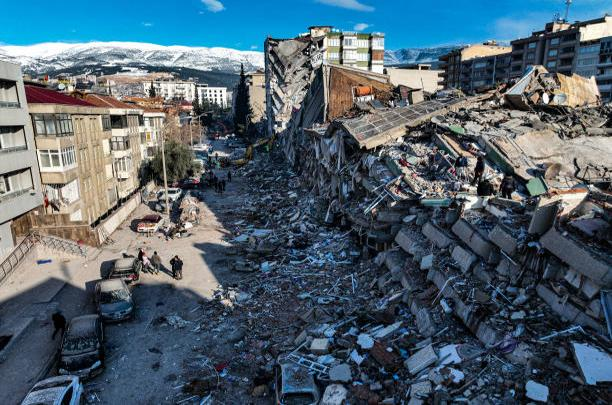
#> input picture Damage_Analyzer-main/input_images/inp1.jpg, 612 x 405 px; its folder holds only this picture in this run
$ python drone_simualted.py
#> lines starting #> are read from the running program, lines starting #| are printed output that depends on the picture; after the words box and inside, x2 and y2 are one past the last pixel; in counts of white or black regions, pixels touching at a corner belong together
import cv2
import os
import random
import time
import numpy as np


class DroneToDrone:
    def __init__(self, output_folder):
        self.input = []
        self.output = []
        self.report = []
        self.output_folder = output_folder
        self.number = 0


    def get_input(self, image_folder):
        for filename in os.listdir(image_folder):
            if filename.endswith('.jpg') or filename.endswith('.png'):
                image_path = os.path.join(image_folder, filename)
                self.input.append(image_path)

    def get_number(self, n):
        self.number = n % len(self.input)
        if self.number == 0: self.number += len(self.input)

    def classify_debris(self, image_path, i):
        # Sample parameters for GSD calculation (these should be adjusted as per your scenario)
#> called with image_path = 'input_images/inp1.jpg', i = 1
        height = 100
        sensor_width = 36
        sensor_height = 24
        focal_length = 50

        image = cv2.imread(image_path)
#> image is the input picture: shape (405, 612, 3); mean B, G, R 110.8, 98.5, 79.8
        if image is None:
            print(f"Error loading image: {image_path}")
            return {}

        gsd_width = calculate_gsd(height, sensor_width, image.shape[1], focal_length)
#> gsd_width = 0.118
        gsd_height = calculate_gsd(height, sensor_height, image.shape[0], focal_length)
#> gsd_height = 0.119
        gsd = (gsd_width + gsd_height) / 2
#> gsd = 0.118

        gray = cv2.cvtColor(image, cv2.COLOR_BGR2GRAY)
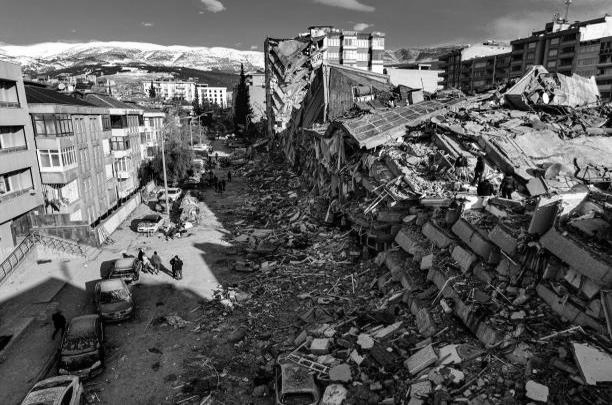
#> gray: shape (405, 612); min 0, max 255, mean 94.3
        blurred = cv2.GaussianBlur(gray, (5, 5), 0)
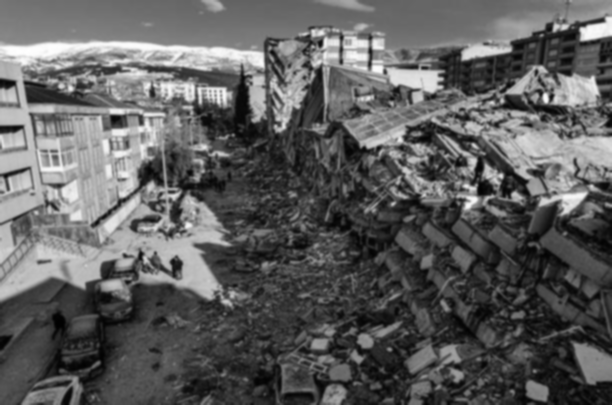
#> blurred: shape (405, 612); min 1, max 255, mean 94.3
        edges = cv2.Canny(blurred, 50, 150)
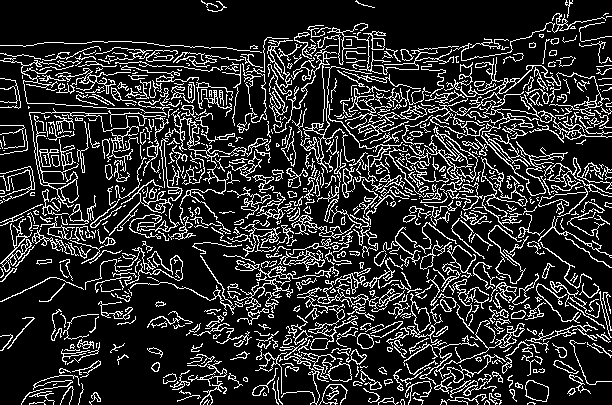
#> edges: shape (405, 612); 17.4% white in thin lines or dots
        contours, _ = cv2.findContours(edges, cv2.RETR_TREE, cv2.CHAIN_APPROX_SIMPLE)
#> contours = 1114 contours, 782 with area under 20; largest, box (x1, y1, x2, y2) and area: (449, 65, 612, 196) 866, (481, 157, 528, 234) 625, (345, 88, 427, 141) 524, (165, 108, 268, 225) 506, (482, 158, 527, 207) 497

        bounding_boxes = []

        for contour in contours:
            area = cv2.contourArea(contour)
            if area > 50:
                x, y, w, h = cv2.boundingRect(contour)
                bounding_boxes.append((x, y, w, h))
#> this loop made 1114 passes
#> (area, x, y, w, h) on passes 42, 43, 50, 56, 70, 71, 83, 85, 86, 89, 91, 102: (365, 525, 380, 24, 22), (352, 525, 380, 24, 22), (56, 434, 376, 18, 18), (103.5, 450, 374, 42, 24), (75.5, 360, 369, 22, 21), (52.5, 370, 381, 12, 9), (53, 151, 362, 9, 10), (318, 326, 361, 26, 21), (304.5, 328, 363, 24, 19), (131, 188, 360, 39, 26), (91, 202, 369, 25, 11), (159.5, 443, 354, 63, 29)
#> area on passes 8, 9, 18, 19, 22, 24: 39.5, 34, 35, 25.5, 22, 28.5
#> after the loop, bounding_boxes = 135 items, first 6: (525, 380, 24, 22), (525, 380, 24, 22), (434, 376, 18, 18), (450, 374, 42, 24), (360, 369, 22, 21), (370, 381, 12, 9)

        overlap_counts = np.zeros_like(image[:, :, 0], dtype=int)
        for (x, y, w, h) in bounding_boxes:
            overlap_counts[y:y + h, x:x + w] += 1
#> this loop made 135 passes
#> (x, y, w, h) on passes 1 to 12: (525, 380, 24, 22), (525, 380, 24, 22), (434, 376, 18, 18), (450, 374, 42, 24), (360, 369, 22, 21), (370, 381, 12, 9), (151, 362, 9, 10), (326, 361, 26, 21), (328, 363, 24, 19), (188, 360, 39, 26), (202, 369, 25, 11), (443, 354, 63, 29)
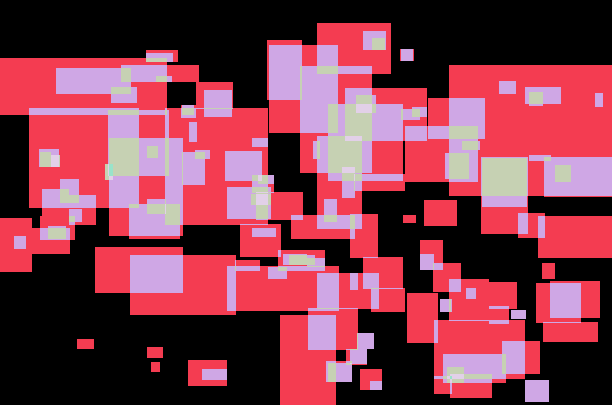
#> overlap_counts: shape (405, 612) int64; 6 distinct labels, from 0 to 5; one colour per label, 0 black

        output_image = image.copy()
        total_area_70 = total_area_80 = total_area_90 = total_area_100 = 0
        count_70 = count_80 = count_90 = count_100 = 0


        connected_regions_70 = []
        connected_regions_80 = []
        connected_regions_90 = []
        connected_regions_100 = []

        for (x, y, w, h) in bounding_boxes:
            region_overlap_count = overlap_counts[y:y + h, x:x + w].max()
            if region_overlap_count >= 4:
                color = (0, 0, 255)
                total_area_100 += w * h * (gsd ** 2)
                count_100 += 1
                connected_regions_100.append((x, y, w, h))
            elif region_overlap_count == 3:
                color = (0, 165, 255)
                total_area_90 += w * h * (gsd ** 2)
                count_90 += 1
                connected_regions_90.append((x, y, w, h))
            elif region_overlap_count == 2:
                color = (0, 255, 255)
                total_area_80 += w * h * (gsd ** 2)
                count_80 += 1
                connected_regions_80.append((x, y, w, h))
            else:
                color = (0, 255, 0)
                total_area_70 += w * h * (gsd ** 2)
                count_70 += 1
                connected_regions_70.append((x, y, w, h))

            overlay = output_image.copy()
            cv2.rectangle(overlay, (x, y), (x + w, y + h), color, -1)
            alpha = 0.5
            cv2.addWeighted(overlay, alpha, output_image, 1 - alpha, 0, output_image)
#> this loop made 135 passes
#> (x, y, w, h, region_overlap_count, color, total_area_90) on passes 19, 20, 23, 26, 28, 29, 31, 35, 37, 39, 40, 42: (357, 333, 17, 16, 3, (0, 165, 255), 21.28), (357, 333, 17, 16, 3, (0, 165, 255), 25.07), (280, 315, 56, 90, 3, (0, 165, 255), 95.35), (308, 308, 50, 42, 3, (0, 165, 255), 124.6), (440, 299, 12, 13, 3, (0, 165, 255), 126.8), (440, 299, 11, 13, 3, (0, 165, 255), 128.8), (371, 288, 34, 24, 3, (0, 165, 255), 140.2), (449, 279, 40, 42, 3, (0, 165, 255), 163.6), (317, 273, 62, 36, 3, (0, 165, 255), 194.7), (227, 266, 112, 45, 3, (0, 165, 255), 265), (268, 267, 19, 12, 3, (0, 165, 255), 268.2), (433, 263, 28, 29, 3, (0, 165, 255), 279.5)
#> (x, y, w, h, region_overlap_count, color, total_area_80) on passes 5, 6, 10, 11, 21, 24: (360, 369, 22, 21, 2, (0, 255, 255), 21.17), (370, 381, 12, 9, 2, (0, 255, 255), 22.67), (188, 360, 39, 26, 2, (0, 255, 255), 36.81), (202, 369, 25, 11, 2, (0, 255, 255), 40.65), (543, 322, 55, 20, 2, (0, 255, 255), 55.98), (511, 310, 15, 9, 2, (0, 255, 255), 57.87)
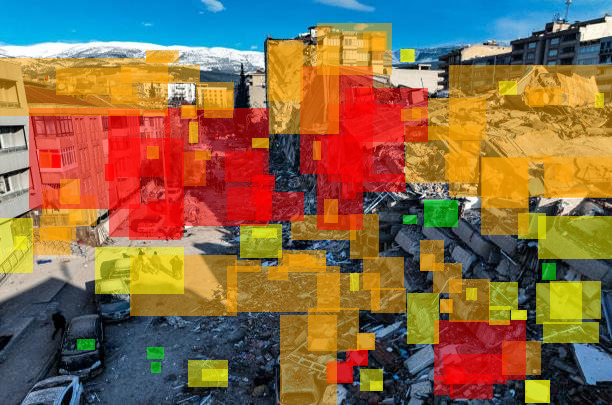
#> output_image: shape (405, 612, 3); mean B, G, R 74.8, 107, 135.8

        op_name = f"OP{i}.jpg"
        self.output.append(output_image)
        save_image(output_image, self.output_folder, op_name)


        def find_connected_regions(regions):
            if not regions:
                return []
            regions = sorted(regions, key=lambda x: (x[0], x[1]))
            connected = []
            current_group = [regions[0]]

            for i in range(1, len(regions)):
                prev = regions[i - 1]
                curr = regions[i]
                if curr[0] <= prev[0] + prev[2] and curr[1] <= prev[1] + prev[3]:
                    current_group.append(curr)
                else:
                    connected.append(len(current_group))
                    current_group = [curr]
#> this loop made 5 passes

            connected.append(len(current_group))
            return connected

        # Compute the connected regions for each damage level
        connected_70 = find_connected_regions(connected_regions_70)
        connected_80 = find_connected_regions(connected_regions_80)
#> the loop in find_connected_regions (call 2), `for i in range(1, len(regions)):` made 28 passes
        connected_90 = find_connected_regions(connected_regions_90)
        connected_100 = find_connected_regions(connected_regions_100)

        return {
            "LOW  damage  GREEN" + " " * 5: {"regions": count_70, "total_area(in m*m)": total_area_70,
                                       "connected_regions": connected_70},
            "MEDIUM damage YELLOW": {"regions": count_80, "total_area(in m*m)": total_area_80,
                              "connected_regions": connected_80},
            "HIGH damage ORANGE": {"regions": count_90, "total_area(in m*m)": total_area_90,
                             "connected_regions": connected_90},
            "SEVERE  damage RED": {"regions": count_100, "total_area(in m*m)": total_area_100,
                                    "connected_regions": connected_100}
        }

    def mainProcess(self):
        randomInput = random.sample(self.input, self.number)
        i = 0
        for image in randomInput:
            i += 1
            self.report.append(self.classify_debris(image, i))
            time.sleep(1)


def remove_files(directory):
    # List all entries in the directory
    for entry in os.listdir(directory):
        path = os.path.join(directory, entry)
        if os.path.isfile(path):
            # Delete the file
            os.remove(path)
    # os.rmdir(directory)


def calculate_gsd(height, sensor_size, image_dimension, focal_length):
    return (height * sensor_size) / (image_dimension * focal_length)


def save_image(image, directory, filename):
    file_path = os.path.join(directory, filename)
    if image is not None:
        if os.path.exists(file_path):
            os.remove(file_path)
        cv2.imwrite(file_path, image)
        print(f"Best image saved as {filename}")
    else:
        print("No image to save.")


if __name__ == "__main__":
    image_folder = 'input_images'
    output_folder = 'OUTPUT_IMAGES'
    if os.path.exists(output_folder):
        remove_files(output_folder)
        os.rmdir(output_folder)
    os.makedirs(output_folder)
    d = DroneToDrone(output_folder)
    d.get_input(image_folder)
    d.get_number(6)
    d.mainProcess()
    for report in d.report:
        for key,val in report.items():
            print(key)
            for i,j in val.items():
                print(f"{i} {j}")
            print("____________________________________")

        print("________________________________________")
#> this loop made 1 pass
#> (printed output is left out)

$ run again, on Damage_Analyzer-main/input_images/inp3.jpg
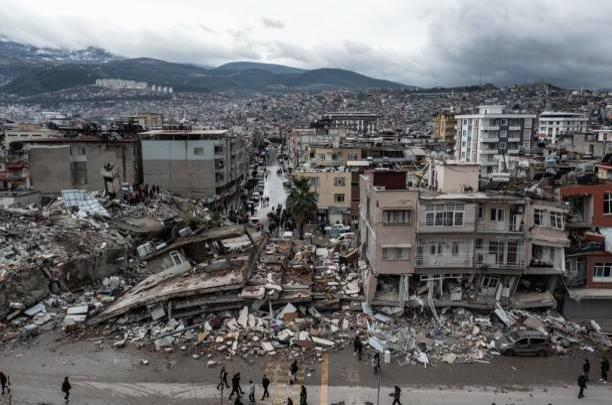
#> input picture Damage_Analyzer-main/input_images/inp3.jpg, 612 x 405 px
#> in classify_debris, image is the input picture: shape (405, 612, 3); mean B, G, R 109.4, 108.1, 108.3
#> edges: shape (405, 612); 14.8% white in thin lines or dots, all inside (x1, y1, x2, y2) = (0, 41, 612, 405)
#> contours = 943 contours, 658 with area under 20; largest, box (x1, y1, x2, y2) and area: (410, 99, 612, 196) 1624, (256, 123, 381, 195) 1054, (301, 129, 354, 152) 490, (144, 188, 293, 265) 390, (129, 302, 184, 351) 322
#> the loop in classify_debris, `for contour in contours:` made 943 passes
#> (area, x, y, w, h) on passes 13, 15, 22, 23, 30, 31, 35, 36: (112, 423, 384, 145, 11), (56, 483, 386, 13, 7), (129.5, 61, 376, 11, 29), (114, 61, 376, 10, 24), (139.5, 260, 371, 15, 31), (108, 260, 378, 10, 23), (121, 173, 363, 57, 37), (97.5, 219, 367, 11, 22)
#> after the loop in classify_debris, `for contour in contours:`: bounding_boxes = 126 items, first 6: (423, 384, 145, 11), (483, 386, 13, 7), (61, 376, 11, 29), (61, 376, 10, 24), (260, 371, 15, 31), (260, 378, 10, 23)
#> the loop in classify_debris, `for (x, y, w, h) in bounding_boxes:` made 126 passes
#> after the loop in classify_debris, `for (x, y, w, h) in bounding_boxes:`:
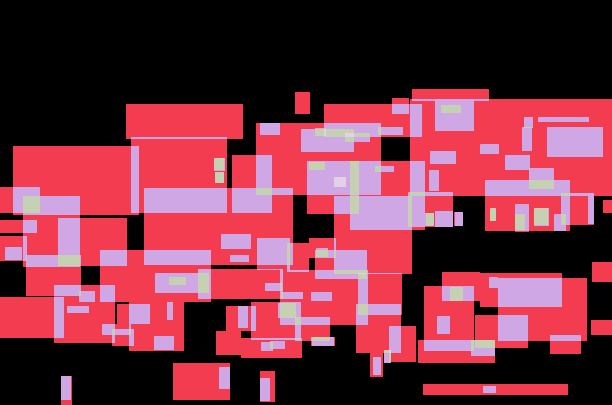
#> overlap_counts: shape (405, 612) int64; 5 distinct labels, from 0 to 4; one colour per label, 0 black
#> the loop in classify_debris, `for (x, y, w, h) in bounding_boxes:` made 126 passes
#> (x, y, w, h, region_overlap_count, color, total_area_80) on passes 1 to 8: (423, 384, 145, 11, 2, (0, 255, 255), 22.24), (483, 386, 13, 7, 2, (0, 255, 255), 23.51), (61, 376, 11, 29, 2, (0, 255, 255), 27.96), (61, 376, 10, 24, 2, (0, 255, 255), 31.3), (260, 371, 15, 31, 2, (0, 255, 255), 37.79), (260, 378, 10, 23, 2, (0, 255, 255), 40.99), (173, 363, 57, 37, 2, (0, 255, 255), 70.4), (219, 367, 11, 22, 2, (0, 255, 255), 73.78)
#> after the loop in classify_debris, `for (x, y, w, h) in bounding_boxes:`:
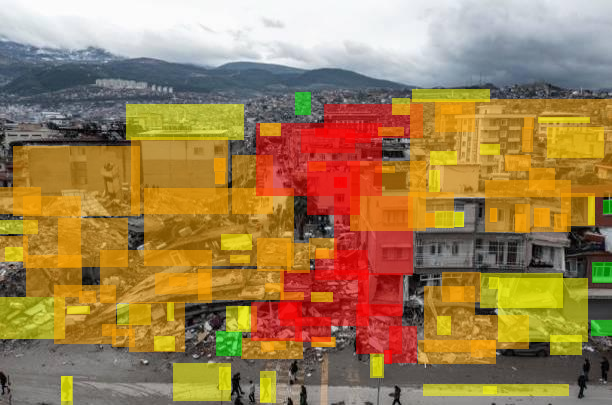
#> output_image: shape (405, 612, 3); mean B, G, R 82.6, 128, 159.7
#> the loop in find_connected_regions, `for i in range(1, len(regions)):` made 4 passes
#> the loop in find_connected_regions (call 2), `for i in range(1, len(regions)):` made 39 passes
#> the loop `for report in d.report:` made 1 pass
#> (printed output is left out)

$ run again, on Damage_Analyzer-main/input_images/inp4.jpg
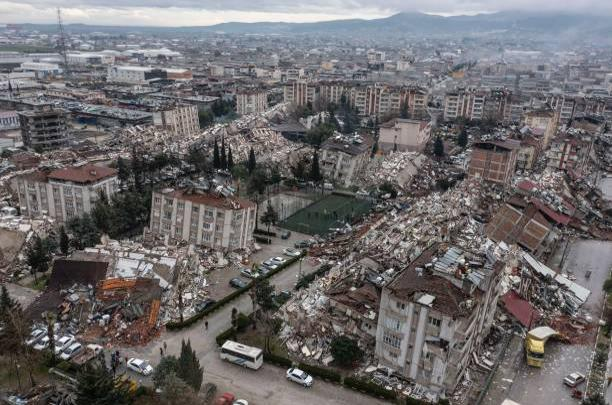
#> input picture Damage_Analyzer-main/input_images/inp4.jpg, 612 x 405 px
#> in classify_debris, image is the input picture: shape (405, 612, 3); mean B, G, R 106.2, 105.1, 108
#> edges: shape (405, 612); 18.6% white in thin lines or dots
#> contours = 1176 contours, 841 with area under 20; largest, box (x1, y1, x2, y2) and area: (350, 134, 484, 272) 2611, (375, 203, 435, 271) 2053, (154, 86, 291, 164) 884, (270, 193, 314, 223) 620, (270, 193, 313, 221) 591
#> the loop in classify_debris, `for contour in contours:` made 1176 passes
#> (area, x, y, w, h) on passes 30, 36, 60, 63, 64, 93, 97, 101: (94, 58, 382, 20, 23), (66.5, 401, 380, 28, 20), (55, 292, 368, 15, 8), (182.5, 48, 367, 35, 28), (150, 48, 367, 35, 27), (55.5, 454, 352, 40, 30), (80, 481, 351, 15, 15), (402, 425, 351, 45, 52)
#> after the loop in classify_debris, `for contour in contours:`: bounding_boxes = 126 items, first 6: (58, 382, 20, 23), (401, 380, 28, 20), (292, 368, 15, 8), (48, 367, 35, 28), (48, 367, 35, 27), (454, 352, 40, 30)
#> the loop in classify_debris, `for (x, y, w, h) in bounding_boxes:` made 126 passes
#> after the loop in classify_debris, `for (x, y, w, h) in bounding_boxes:`:
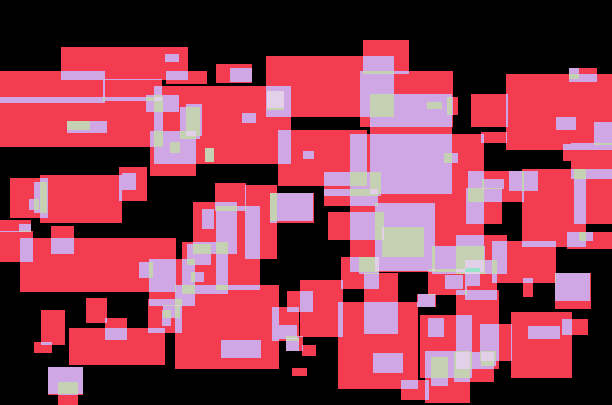
#> overlap_counts: shape (405, 612) int64; 6 distinct labels, from 0 to 5; one colour per label, 0 black
#> the loop in classify_debris, `for (x, y, w, h) in bounding_boxes:` made 126 passes
#> (x, y, w, h, region_overlap_count, color, total_area_100) on passes 8, 12, 13, 15, 19, 23, 24, 27: (425, 351, 45, 52, 4, (0, 0, 255), 52.5), (286, 336, 17, 15, 4, (0, 0, 255), 56.05), (286, 338, 13, 13, 4, (0, 0, 255), 58.41), (480, 324, 32, 37, 4, (0, 0, 255), 74.92), (420, 315, 52, 63, 4, (0, 0, 255), 120.6), (272, 307, 27, 34, 4, (0, 0, 255), 133.4), (279, 325, 18, 14, 4, (0, 0, 255), 136.9), (148, 299, 34, 34, 4, (0, 0, 255), 153)
#> after the loop in classify_debris, `for (x, y, w, h) in bounding_boxes:`:
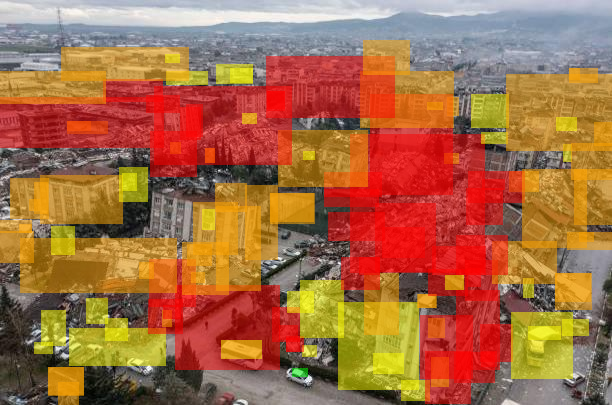
#> output_image: shape (405, 612, 3); mean B, G, R 69.5, 107.3, 165.4
#> the loop in find_connected_regions (call 2), `for i in range(1, len(regions)):` made 31 passes
#> the loop `for report in d.report:` made 1 pass
#> (printed output is left out)

$ run again, on Damage_Analyzer-main/input_images/inp5.jpg
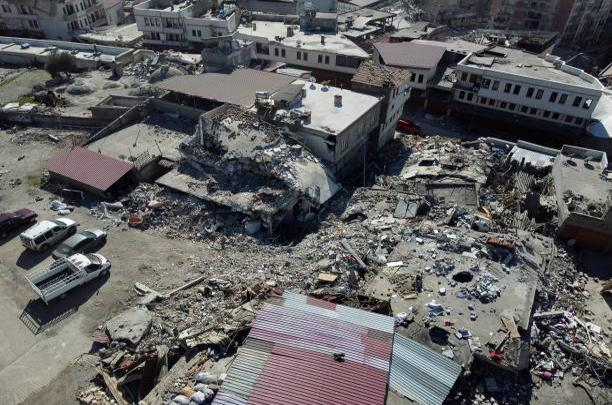
#> input picture Damage_Analyzer-main/input_images/inp5.jpg, 612 x 405 px
#> in classify_debris, image is the input picture: shape (405, 612, 3); mean B, G, R 97.5, 96.9, 97.3
#> edges: shape (405, 612); 16.7% white in thin lines or dots
#> contours = 1077 contours, 756 with area under 20; largest, box (x1, y1, x2, y2) and area: (18, 224, 113, 338) 2816, (19, 265, 111, 336) 2014, (96, 266, 216, 344) 1370, (163, 175, 474, 262) 1282, (104, 306, 155, 344) 1091
#> the loop in classify_debris, `for contour in contours:` made 1077 passes
#> (area, x, y, w, h) on passes 34, 37, 52, 54, 88, 92, 96, 105: (227, 75, 384, 29, 21), (154.5, 81, 389, 21, 13), (78, 576, 369, 28, 36), (128, 164, 369, 60, 36), (135.5, 554, 345, 53, 60), (135, 529, 344, 44, 27), (55, 554, 349, 11, 11), (140, 103, 341, 38, 33)
#> after the loop in classify_debris, `for contour in contours:`: bounding_boxes = 130 items, first 6: (75, 384, 29, 21), (81, 389, 21, 13), (576, 369, 28, 36), (164, 369, 60, 36), (554, 345, 53, 60), (529, 344, 44, 27)
#> the loop in classify_debris, `for (x, y, w, h) in bounding_boxes:` made 130 passes
#> after the loop in classify_debris, `for (x, y, w, h) in bounding_boxes:`:
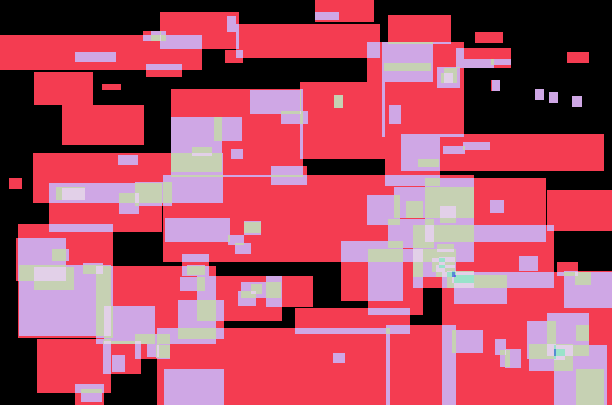
#> overlap_counts: shape (405, 612) int64; 8 distinct labels, from 0 to 7; one colour per label, 0 black
#> the loop in classify_debris, `for (x, y, w, h) in bounding_boxes:` made 130 passes
#> (x, y, w, h, region_overlap_count, color, total_area_100) on passes 5, 6, 7, 8, 10, 11, 12, 13: (554, 345, 53, 60, 6, (0, 0, 255), 44.34), (529, 344, 44, 27, 6, (0, 0, 255), 60.91), (554, 349, 11, 11, 6, (0, 0, 255), 62.59), (103, 341, 38, 33, 4, (0, 0, 255), 80.08), (37, 339, 74, 54, 4, (0, 0, 255), 135.8), (135, 334, 35, 25, 4, (0, 0, 255), 148), (156, 345, 14, 13, 4, (0, 0, 255), 150.5), (147, 344, 12, 13, 4, (0, 0, 255), 152.7)
#> after the loop in classify_debris, `for (x, y, w, h) in bounding_boxes:`:
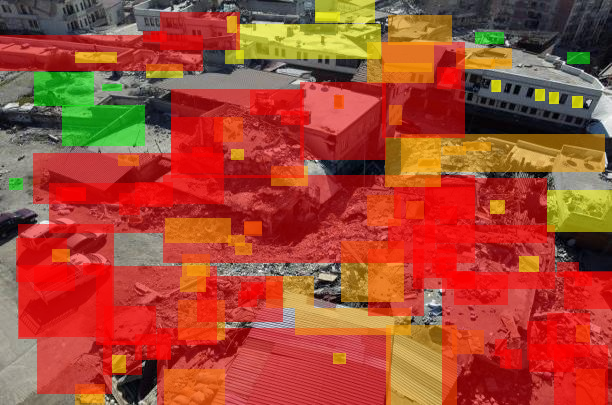
#> output_image: shape (405, 612, 3); mean B, G, R 51.8, 73.4, 164.9
#> the loop in find_connected_regions, `for i in range(1, len(regions)):` made 5 passes
#> the loop in find_connected_regions (call 2), `for i in range(1, len(regions)):` made 23 passes
#> the loop `for report in d.report:` made 1 pass
#> (printed output is left out)
